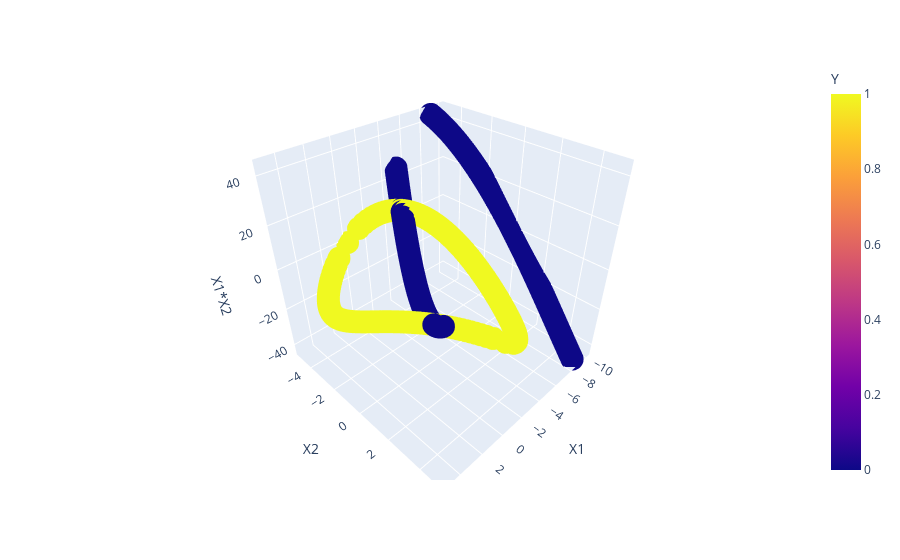

The notebook cell this image was saved under:
### Markdown cell above
### Plot X1 and X2 using plotly

### Code cell
import plotly.express as px
fig = px.scatter_3d(df, x='X1', y='X2', z='X1*X2',  color='Y')
fig.show()

### Figure 1 — Plotly figure (JSON) as saved in the notebook; plotly's stock layout.template omitted (floating-point values rounded to 4 significant figures; data arrays with more than 128 entries replaced by an {"elided": "..."} marker saying what was removed)
{"data": [{"hovertemplate": "X1=%{x}<br>X2=%{y}<br>X1*X2=%{z}<br>Y=%{marker.color}<extra></extra>", "legendgroup": "", "marker": {"color": {"elided": "400 int values"}, "coloraxis": "coloraxis", "symbol": "circle"}, "mode": "markers", "name": "", "scene": "scene", "showlegend": false, "type": "scatter3d", "x": {"elided": "400 float values"}, "y": {"elided": "400 float values"}, "z": {"elided": "400 float values"}}], "layout": {"coloraxis": {"colorbar": {"title": {"text": "Y"}}, "colorscale": [[0, "#0d0887"], [0.1111, "#46039f"], [0.2222, "#7201a8"], [0.3333, "#9c179e"], [0.4444, "#bd3786"], [0.5556, "#d8576b"], [0.6667, "#ed7953"], [0.7778, "#fb9f3a"], [0.8889, "#fdca26"], [1, "#f0f921"]]}, "legend": {"tracegroupgap": 0}, "margin": {"t": 60}, "scene": {"domain": {"x": [0, 1], "y": [0, 1]}, "xaxis": {"title": {"text": "X1"}}, "yaxis": {"title": {"text": "X2"}}, "zaxis": {"title": {"text": "X1*X2"}}}}}
